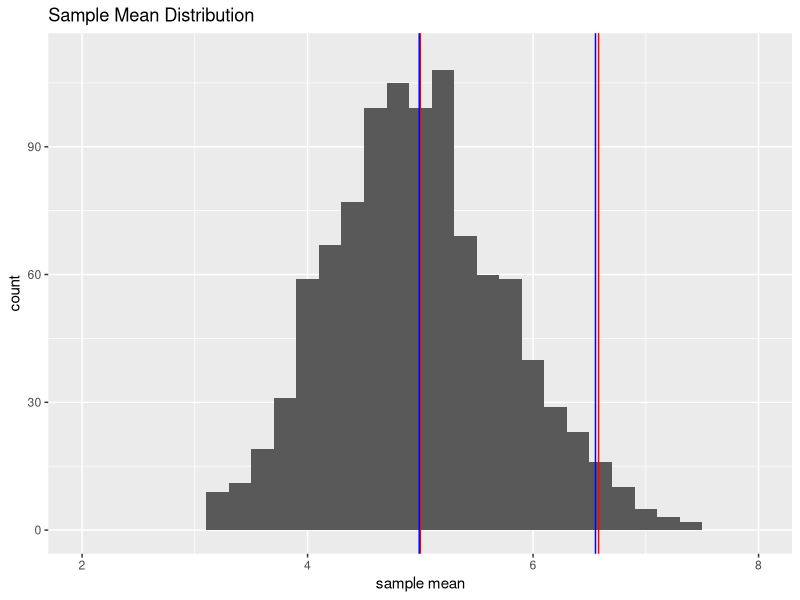
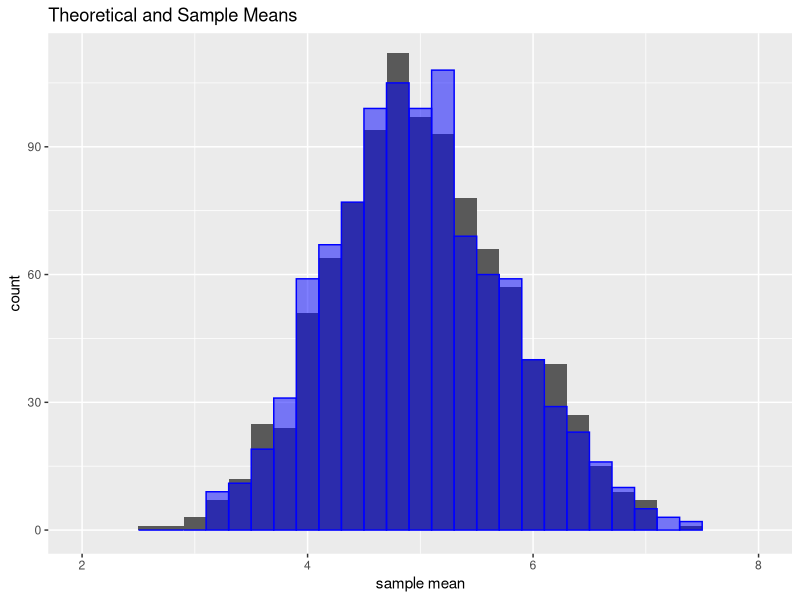
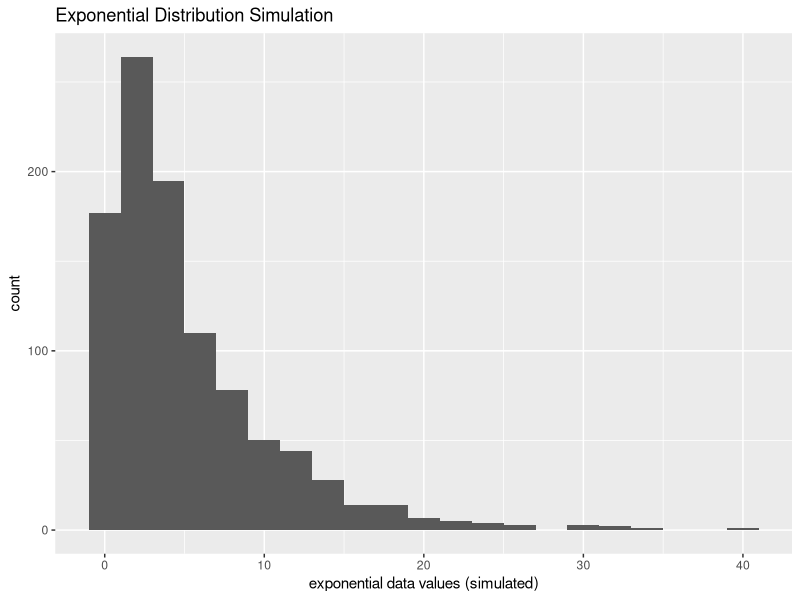

Write R code to recreate these figures, in order.
## ---- chunk 1
#load needed libraries, set some simulation parameters
library(ggplot2)
library(dplyr)
randseed <- 1
set.seed(1)
nexpsims <- 40
nmeansims <- 1000
#properties of source exponential dist
lambda <- 0.2
thmean <- 1/lambda
thsd <- 1/lambda
thvar <- thsd^2
#properties of theoretical CLT distribution
thmeanmean <- thmean
thmeansd <- thsd/sqrt(nexpsims)
thmeanvar <- thmeansd^2
## ---- chunk 2
#create a matrix of all sim data
msimdata <- matrix(ncol=nmeansims, nrow=nexpsims)
for (i in 1:nmeansims) {
    msimdata[,i] <- rexp(nexpsims, lambda)
}

#create nice tidy data frames to hold data
#sim data
dfdatasim <- data.frame(msimdata)
names(dfdatasim) <- paste('sim', as.character(1:nmeansims), sep='')
dfdatasim <- tbl_df(dfdatasim)
#means of sim data
dfmeansim <- tbl_df(data.frame(meansimexp=colMeans(msimdata)))
## ---- chunk 3
meanmeans <- mean(dfmeansim$meansimexp)
medmeans <- median(dfmeansim$meansimexp)
varmeans <- var(dfmeansim$meansimexp)
sdmeans <- sd(dfmeansim$meansimexp)
## ---- chunk 4
nnormsims <- 1*nmeansims
dfmeanth <- tbl_df(data.frame(meanth=rnorm(nnormsims,
     mean=thmeanmean, sd=thmeansd)))
## ---- chunk 5
simmeanhist <- ggplot(data=dfmeansim, aes(x=meansimexp)) 
simmeanhist <- simmeanhist + geom_histogram(binwidth=0.2)
simmeanhist <- simmeanhist + geom_vline(xintercept=thmeanmean, color='red')
simmeanhist <- simmeanhist + geom_vline(xintercept=meanmeans, color='blue')
th2sig <- thmeanmean + 2*thmeansd
sim2sig <- meanmeans + 2*sdmeans
simmeanhist <- simmeanhist + geom_vline(xintercept=th2sig, color='red')
simmeanhist <- simmeanhist + geom_vline(xintercept=sim2sig, color='blue')
simmeanhist <- simmeanhist + coord_cartesian(xlim=c(2,8),ylim=c(0,nmeansims/9))
simmeanhist <- simmeanhist + labs(title='Sample Mean Distribution',
    x='sample mean')
simmeanhist
## ---- chunk 6
thmeanhist <- ggplot() + geom_histogram(data=dfmeanth, 
    aes(x=meanth), binwidth=0.2)
thmeanhist <- thmeanhist + geom_histogram(data=dfmeansim, aes(x=meansimexp),
	color='blue', fill='blue', alpha=0.5, binwidth=0.2)
thmeanhist <- thmeanhist + coord_cartesian(xlim=c(2,8),ylim=c(0,nnormsims/9))
thmeanhist <- thmeanhist + labs(title='Theoretical and Sample Means',
	x='sample mean')
thmeanhist
## ---- chunk 7
dfsimexp <- tbl_df(data.frame(exp=rexp(nmeansims, lambda)))
exphist1 <- ggplot(data=dfsimexp, aes(x=exp)) + geom_histogram(binwidth=2)
exphist1 <- exphist1 + labs(title='Exponential Distribution Simulation',
    x='exponential data values (simulated)') 
exphist1
## ---- chunk 8
select(dfdatasim, sim1:sim3)
## ---- chunk 9
dfmeansim
## ---- chunk 10
dfmeanth
